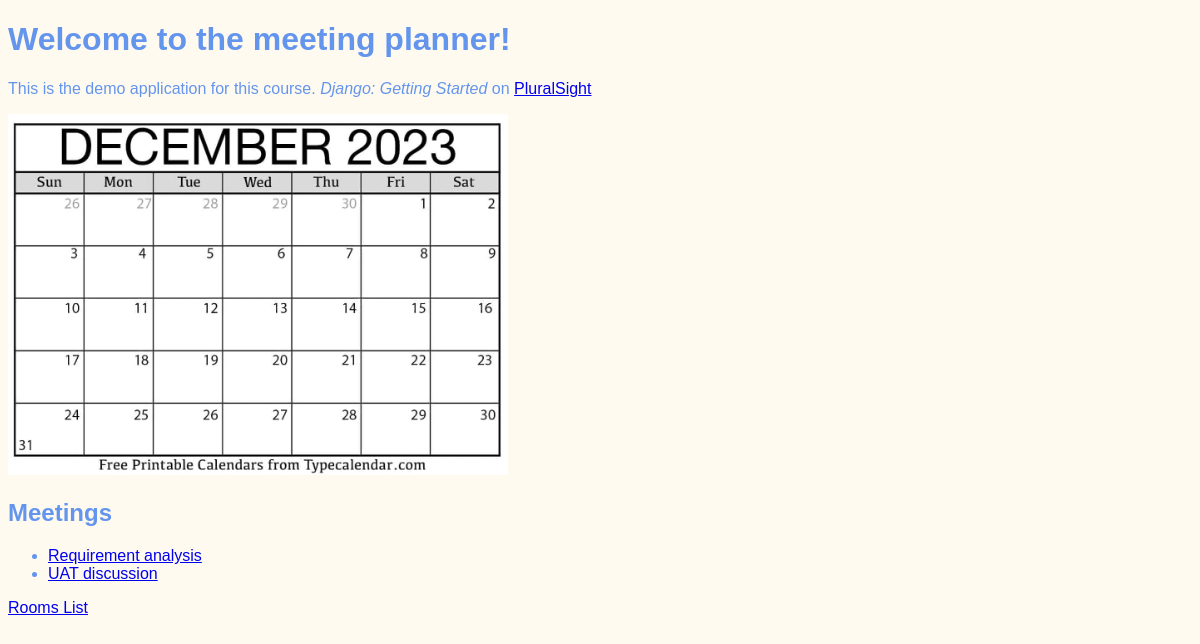
Before: / with the older database file.
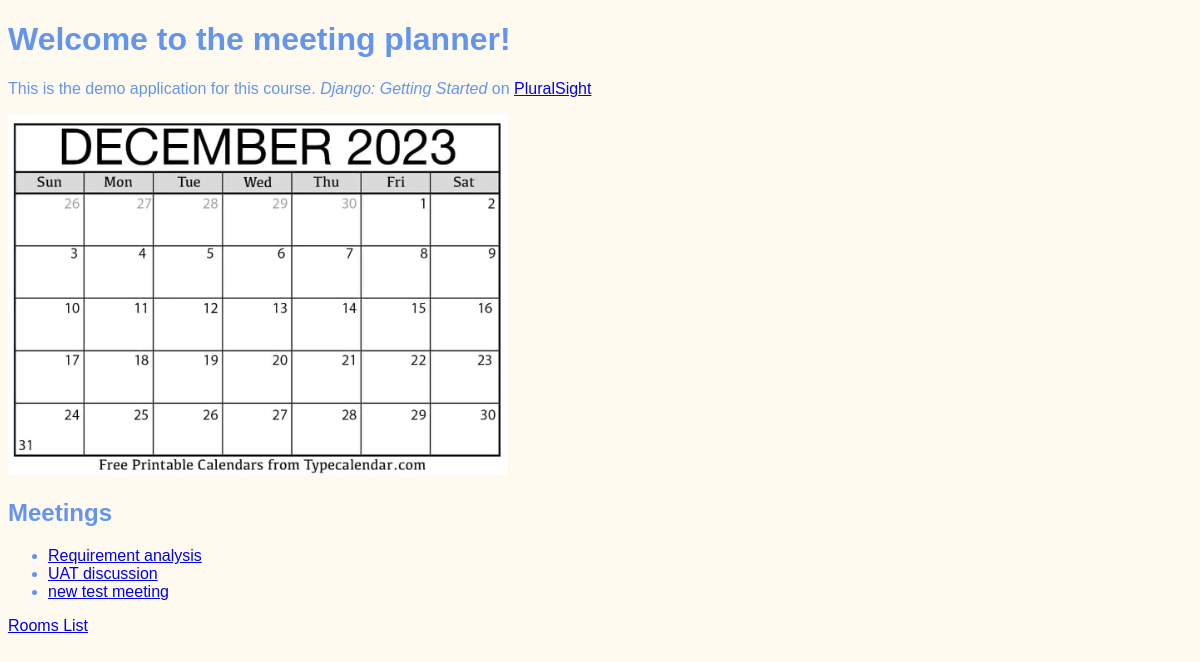
After: the same page with the newer database file.
### meetings/models.py (models this page shows, shortened)
class Meeting(models.Model):
    title  = models.CharField(max_length=200)
    date =  models.DateField()
    start_time = models.TimeField(default=time(9))
    duration = models.IntegerField(default=1)
    room = models.ForeignKey(Room, on_delete=models.CASCADE)

### website/views.py (the view)
# urls.py: path('', welcome, name="welcome"),
def welcome(request):
    return render(request, "website/welcome.html", {"meetings": Meeting.objects.all()})

### website/templates/website/welcome.html (shortened to what this page needs)
{% extends 'base.html' %}
{% load static %}
{% block content %}
    <h1>Welcome to the meeting planner!</h1>
    <p>
        This is the demo application for this course.
        <em>Django: Getting Started</em>
        on <a href="https://www.pluralsight.com" target="_blank">PluralSight </a>
    </p>
    <img src="{% static 'website/December-2023-Calendar.webp' %}" width="500px">
    <h2>Meetings</h2>
    <ul>
        {% for meeting in meetings %}
            <li>
                <a href="{% url 'detail' meeting.id %}">
                    {{ meeting.title }}
                </a>
            </li>
        {% endfor %}
    </ul>
    <a href="{% url 'rooms' %}">Rooms List</a>
{% endblock %}

### website/templates/base.html (shortened to what this page needs)
{% load static %}
<!DOCTYPE html>
<html>
<head>
    <link rel='stylesheet' type='text/css' media='screen' href="{% static 'website/style.css' %}">
</head>
<body>
    {% block content %}
    {% endblock %}
</body>
</html>

### website/static/website/style.css (style rules this page uses)
body { font-family: sans-serif; color:cornflowerblue; background-color: floralwhite; }

Changed rows visible on the page:
added Meeting: title "new test meeting"
